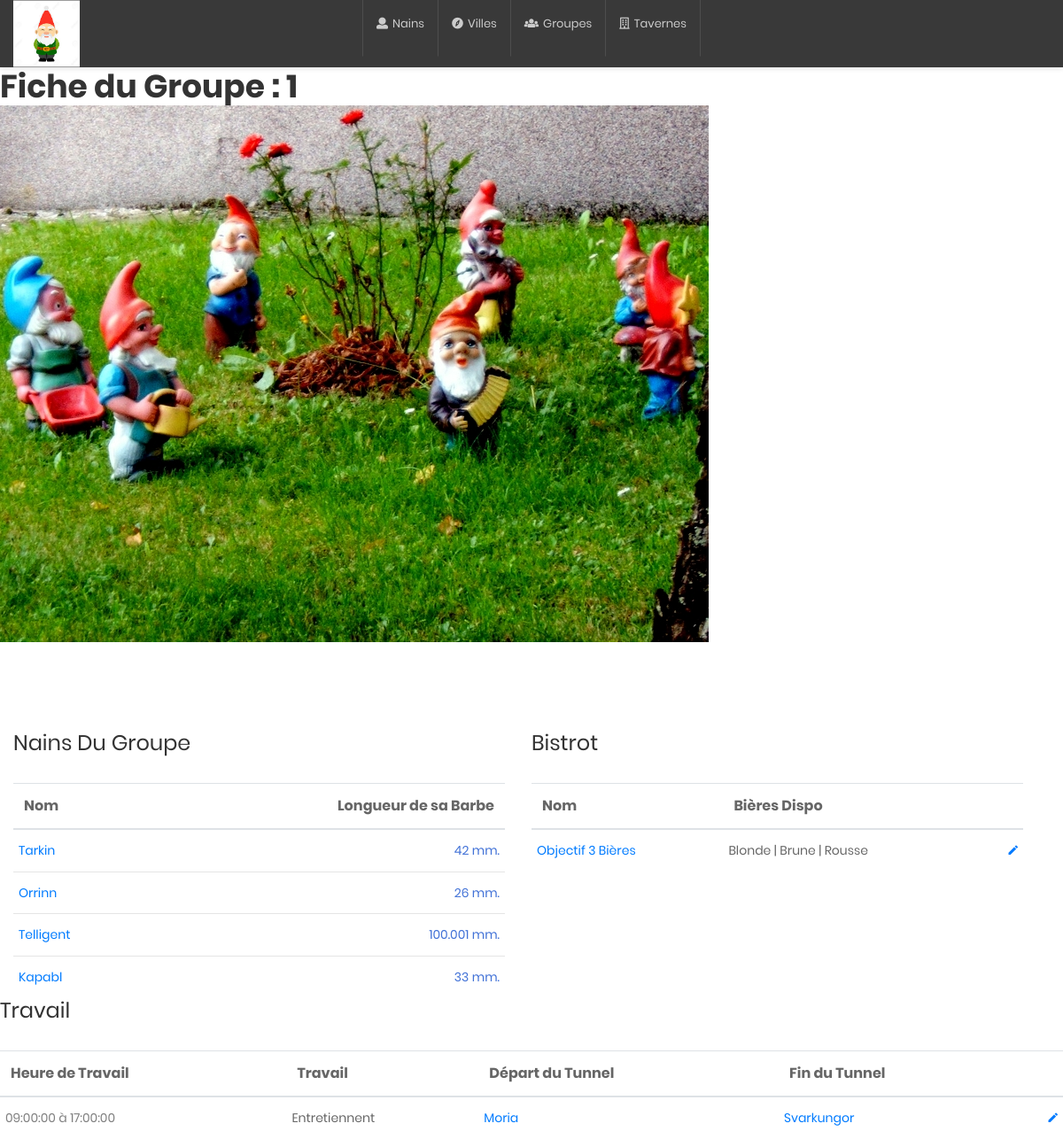
The app's page /?c=Groupe&groupe=1 with its own data.
### tables this page shows
CREATE TABLE IF NOT EXISTS `GROUPE`(
    `g_id` INT NOT NULL  Auto_increment,
    `g_debuttravail` TIME NOT NULL,
    `g_fintravail` TIME NOT NULL,
    `g_taverne_fk` INT NULL,
    `g_tunnel_fk` INT NULL,
    PRIMARY KEY(`g_id`), 
    KEY (`g_taverne_fk`),
    KEY (`g_tunnel_fk`),
    CONSTRAINT `groupe_taverne` FOREIGN KEY (`g_taverne_fk`) REFERENCES `TAVERNE`(`t_id`) ON UPDATE CASCADE ON DELETE RESTRICT,
    CONSTRAINT `groupe_tunnel` FOREIGN KEY (`g_tunnel_fk`) REFERENCES `TUNNEL`(`t_id`) ON UPDATE CASCADE ON DELETE RESTRICT
);

CREATE TABLE IF NOT EXISTS `NAIN`(
    `n_id` INT NOT NULL  Auto_increment,
    `n_nom` VARCHAR (255) NOT NULL ,
    `n_barbe` FLOAT NOT NULL,
    `n_ville_fk` INT(11) NOT NULL,
    `n_groupe_fk` INT(11) NULL,
    PRIMARY KEY (`n_id`),
    KEY (`n_ville_fk`), CONSTRAINT `nain_ville` FOREIGN KEY (`n_ville_fk`) REFERENCES `VILLE`(`v_id`) ON UPDATE CASCADE ON DELETE RESTRICT,
    KEY (`n_groupe_fk`), CONSTRAINT `nain_groupe` FOREIGN KEY (`n_groupe_fk`) REFERENCES `GROUPE`(`g_id`) ON UPDATE CASCADE ON DELETE RESTRICT
);

CREATE TABLE IF NOT EXISTS `TAVERNE`(
    `t_id` INT NOT NULL  Auto_increment   ,
    `t_nom` VARCHAR (255) NOT NULL ,
    `t_chambres` INT NOT NULL ,
    `t_blonde` BOOL NOT NULL ,
    `t_brune` BOOL NOT NULL ,
    `t_rousse` BOOL NOT NULL ,
    `t_ville_fk` Int NOT NULL,
	PRIMARY KEY (`t_id`),
    KEY (`t_ville_fk`), CONSTRAINT `ville_taverne` FOREIGN KEY (`t_ville_fk`) REFERENCES `VILLE`(`v_id`) ON UPDATE CASCADE ON DELETE RESTRICT
);

CREATE TABLE IF NOT EXISTS `TUNNEL`(
    `t_id` INT NOT NULL AUTO_INCREMENT, 
    `t_progres` FLOAT NOT NULL,
    `t_villedepart_fk` INT NOT NULL,
    `t_villearrivee_fk` INT NOT NULL,
    PRIMARY KEY (`t_id`),
    KEY (`t_villedepart_fk`), CONSTRAINT `ville_tunnel` FOREIGN KEY (`t_villedepart_fk`) REFERENCES `VILLE`(`v_id`) ON UPDATE CASCADE ON DELETE RESTRICT,
    KEY (`t_villearrivee_fk`), CONSTRAINT `ville2_tunnel2` FOREIGN KEY (`t_villearrivee_fk`) REFERENCES `VILLE`(`v_id`) ON UPDATE CASCADE ON DELETE RESTRICT
);

CREATE TABLE IF NOT EXISTS `VILLE` (
    `v_id` INT NOT NULL AUTO_INCREMENT, 
    `v_nom` VARCHAR (255) NOT NULL,
    `v_superficie` INT NOT NULL,
    PRIMARY KEY (`v_id`)
);

### Views/groupe/CardGroup.php (the view, shortened to what the rows shown need)
<?php
 include('D:\www\09_-_Design_patterns\TP\Controle_minier\head.php');?>
    </head>
    <body>
            <?php
             include('D:\www\09_-_Design_patterns\TP\Controle_minier\nav.php'); ?>
        <main>
            <h1> Fiche du Groupe  : <?php echo $groupe->get_id();?>  </h1>
            <div>
                <img style="align-item:center" src=".\assets\images\groupenain.jpg" alt="CoolAdmin" >
            </div>
            <div class=" row col-lg-12" style="padding-top:100px">
                <div class="col-lg-6">
                    <h3 class="title-3 m-b-30">Nains du Groupe </h3>
                    <div >
                        <table class="table table-top-campaign">
                            <thead>
                                <tr>
                                <th> Nom </th>
                                <th style="text-align:right"> Longueur de sa Barbe</th>
                                </tr>
                            </thead>
                            <tbody>
                                <?php
                                    foreach ($nains as $value) {
                                        echo '<tr>';
                                        echo '<td> <a href="?c=Nain&nain='.$value->get_id().'">'. $value->get_nom().'</td>';
                                        echo '<td>'. $value->get_barbe().' mm.</td>';
                                        echo '</tr>';
                                    }
                                ?>
                            </tbody>
                        </table>
                    </div>
                </div>
                <div class="col-lg-6">
                    <h3 class="title-3 m-b-30">Bistrot</h3>
                    <div >
                        <table class="table table-top-campaign">
                            <thead>
                                <tr>
                                <th> Nom </th>
                                <th > Bières Dispo</th>
                                <th> </th>
                                </tr>
                            </thead>
                            <tbody>
                                <?php
                                echo '<tr>';
                                echo '<td> <a href="?c=Tavernes&taverne='.$taverne->get_id().'">'. $taverne->get_nom().'</td>';
                                echo '<td>'. $taverne->get_bieres().'</td>';
                                if (SRequest::getInstance()->get('updateGroupe')) {
                                    echo '<td> <input class="btn btn-warning" type="submit" name="Update" value="Mettre à Jour le Bistrot"> </td> ';
                                } else {
                                    echo ' <td> <a href=".?c=Groupe&groupe='.SRequest::getInstance()->get('groupe').'&updateGroupe='.SRequest::getInstance()->get('groupe').'"
                                <i class="zmdi zmdi-edit"></i>
                            </a> </td> ';
                                }
                                echo '</tr>';
                                ?>
                            </tbody>
                        </table>
                    </div>
                </div>
            </div>
            <div class=".col-lg-6 ">
                    <h3 class="title-3 m-b-30">Travail</h3>
                    <div >
                        <table class="table table-top-campaign">
                            <thead>
                                <tr>
                                <th> Heure de Travail </th>
                                <th> Travail</th>
                                <th> Départ du Tunnel </th>
                                <th> Fin du Tunnel </th>
                                <th> </th>
                                </tr>
                            </thead>
                            <tbody>
                                <?php
                                    echo '<tr>';
                                    echo '<td>'. $groupe->get_debuttravail().' à '. $groupe->get_fintravail().' </td>';
                                    if ($tunnel->get_progres() == 100) {
                                        $travail = 'Entretiennent';
                                    } else {
                                        $travail = 'Creusent fini a '.$tunnel->get_progres();
                                    }
                                    echo '<td> '.$travail.' </td>' ;
                                    echo '<td> <a href="?c=Ville&ville='.$tunnel->get_villedepart_fk().'"> '.$tunnel->get_nom_villedepart().'</a> </td> ';
                                    echo '<td> <a href="?c=Ville&ville='.$tunnel->get_villearrivee_fk().'"> '.$tunnel->get_nom_villearrivee().' </a>  </td>';
                                    if (SRequest::getInstance()->get('updateGroupe')) {
                                        echo '<td> <input class="btn btn-warning" type="submit" name="Update" value="Mettre à Jour Travail"> </td> ';
                                    } else {
                                        echo ' <td> <a href=".?c=Groupe&groupe='.SRequest::getInstance()->get('groupe').'&updateGoupe='.SRequest::getInstance()->get('groupe').'"
                                    <i class="zmdi zmdi-edit"></i>
                                </a> </td> ';
                                    echo '</tr>';
                                    }
                                ?>
                            </tbody>
                        </table>
                    </div>
                </div>
        </main>
<?php
include('D:\www\09_-_Design_patterns\TP\Controle_minier\footer.php');?>

### records on screen
groupe: g_id "1", g_debuttravail "09:00:00", g_fintravail "17:00:00"
nain: n_nom "Tarkin", n_barbe "42"
nain: n_nom "Orrinn", n_barbe "26"
nain: n_nom "Telligent", n_barbe "100.001"
nain: n_nom "Kapabl", n_barbe "33"
taverne: t_nom "Objectif 3 Bières"
tunnel: t_progres "Entretiennent", t_villedepart_fk.v_nom "Moria", t_villearrivee_fk.v_nom "Svarkungor"

### other values on screen
$taverne->get_bieres() "Blonde | Brune | Rousse"
